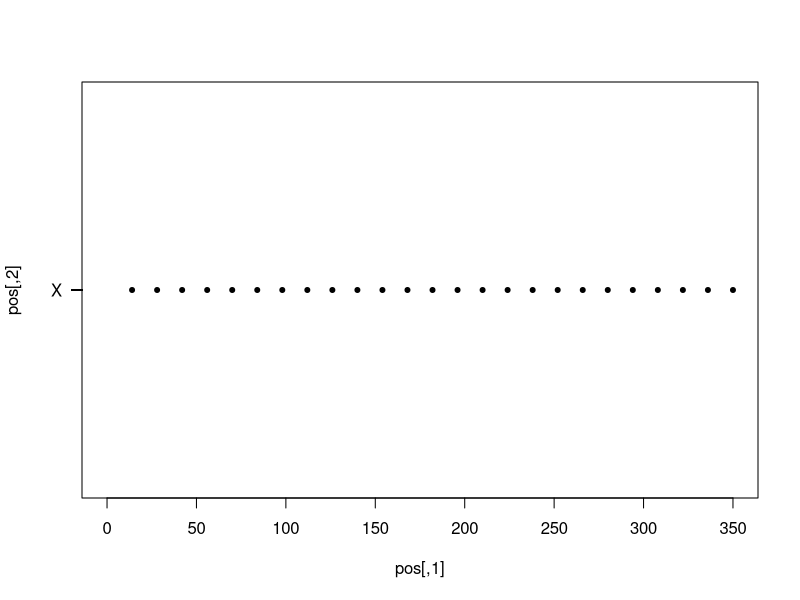

Write the R code that produced this figure.
idr <- "SLENSSNKNEKEKXSAPSRTKQTENASXQAKQLAELLRLSGXPVMQQSQQPQPLQXKQPPQPQQQQRPQXQQQPHHPQTESVNXSSASGSTNPMRRPXNPVSPPNSSHTSDXIGSTSPMNSTSSQXAAGSLNSSNPMNPXPGLLNQNTQPSQCXNGNLSVDNCSPLGXSSPQSQPMDLRPSXQDPLSKLSLPPIHXTLQPRGNSQSTSKXLGGNQNMQGDGSSXCTIRPNVHHVGKLXPPPTHEMDGHMGAXTSRLPPNLSNPNMXDKNGEHHSPSHIIXHNSAAPGMNSSLHXALHLQNKENDMLSXHTANGLSKMLPALXNHDRTACVQGGLHXKLSDANGQEKQPLXALVQGVASGAEDN"
pep <- strsplit(idr, "")[[1]]
pep

aa_group <- "X"
aa_group <- strsplit(aa_group, "")[[1]]
aa_group

#use aa_group and pep as input
positions = c()
for (a in 1: length(aa_group)) {
  for (p in 1:length(pep)) {
    if (aa_group[a] == pep[p]) {
      positions <- rbind(c(aa_group[a], p,a), positions)
    }
  }
}
pos <- positions[,-1]
rownames(pos) <- positions[,1]
options(repr.plot.width = 12, repr.plot.height = 2.5)
plot(pos, pch = 20, yaxt="n", xlim = c(0, 350))
axis(2, at=pos[,2], labels=rownames(pos), las=2)